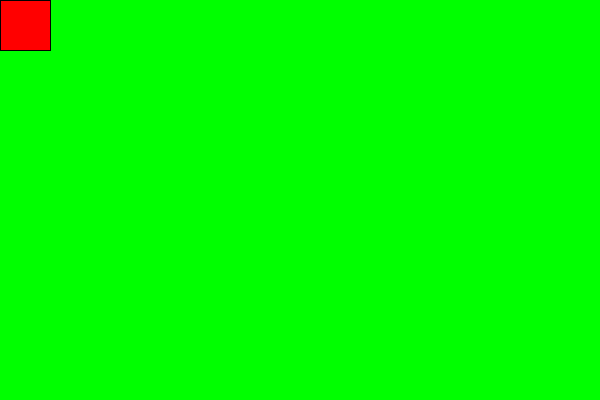
Frame 1 (no input)
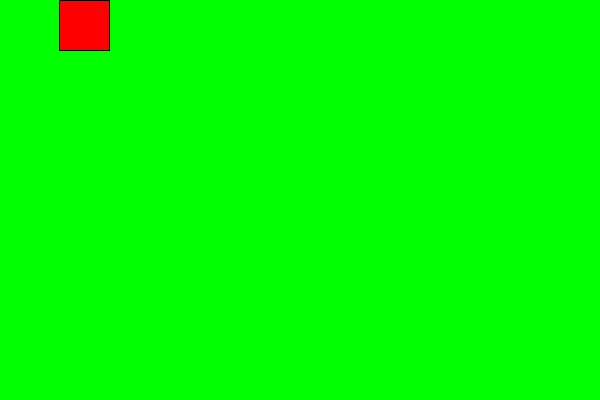
Frame 60 (the mouse pressed at the canvas centre just before this capture)
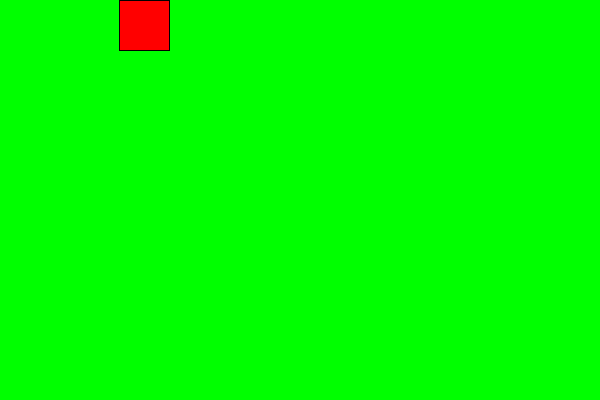
Frame 120 (the mouse held since frame 60 and released just before this capture)

The Processing sketch that drew these frames (run headless with seeded random() and noise(); from frame 60 on, the mouse is pressed at the canvas centre):

// Processing sketch: l11_draw_if
// ── l11_draw_if.pde
int x = 0;

void setup() {
  size(600, 400);
  frameRate(10);
}//setup

void draw() {
  background(0, 255, 0);
  //int x = int(random(0, width - 50));
  //int y = int(random(0, height - 50));

  int y = 0;
  
  if (x < width/2 ) {
    fill(255, 0, 0);
  }
  else {
    fill(255);
  }
  square(x, y, 50);
  x = x + 1; //x++
  println(x);
}//draw
